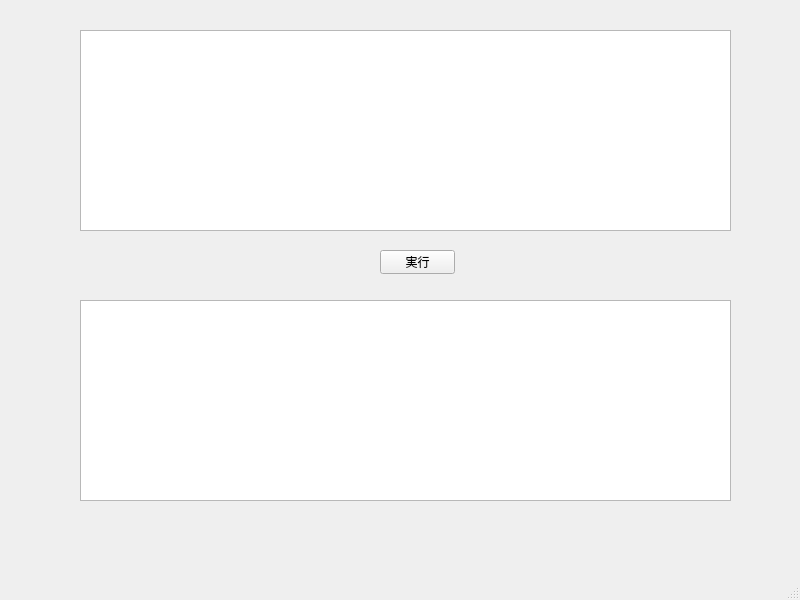
<?xml version="1.0" encoding="UTF-8"?>
<ui version="4.0">
 <class>MainWindow</class>
 <widget class="QMainWindow" name="MainWindow">
  <property name="geometry">
   <rect>
    <x>0</x>
    <y>0</y>
    <width>800</width>
    <height>600</height>
   </rect>
  </property>
  <property name="windowTitle">
   <string>MainWindow</string>
  </property>
  <widget class="QWidget" name="centralwidget">
   <widget class="QPushButton" name="runButton">
    <property name="geometry">
     <rect>
      <x>380</x>
      <y>250</y>
      <width>75</width>
      <height>24</height>
     </rect>
    </property>
    <property name="text">
     <string>実行</string>
    </property>
   </widget>
   <widget class="CodeEditor" name="codeEdit">
    <property name="geometry">
     <rect>
      <x>80</x>
      <y>30</y>
      <width>651</width>
      <height>201</height>
     </rect>
    </property>
    <property name="plainText">
     <string/>
    </property>
   </widget>
   <widget class="QPlainTextEdit" name="outputResult">
    <property name="geometry">
     <rect>
      <x>80</x>
      <y>300</y>
      <width>651</width>
      <height>201</height>
     </rect>
    </property>
    <property name="plainText">
     <string/>
    </property>
   </widget>
  </widget>
  <widget class="QMenuBar" name="menubar">
   <property name="geometry">
    <rect>
     <x>0</x>
     <y>0</y>
     <width>800</width>
     <height>22</height>
    </rect>
   </property>
  </widget>
  <widget class="QStatusBar" name="statusbar"/>
 </widget>
 <customwidgets>
  <customwidget>
   <class>CodeEditor</class>
   <extends>QPlainTextEdit</extends>
   <header location="global">C:/Projects/cppcoach/cppcoach/CodeEditor.h
</header>
  </customwidget>
 </customwidgets>
 <resources/>
 <connections/>
</ui>
